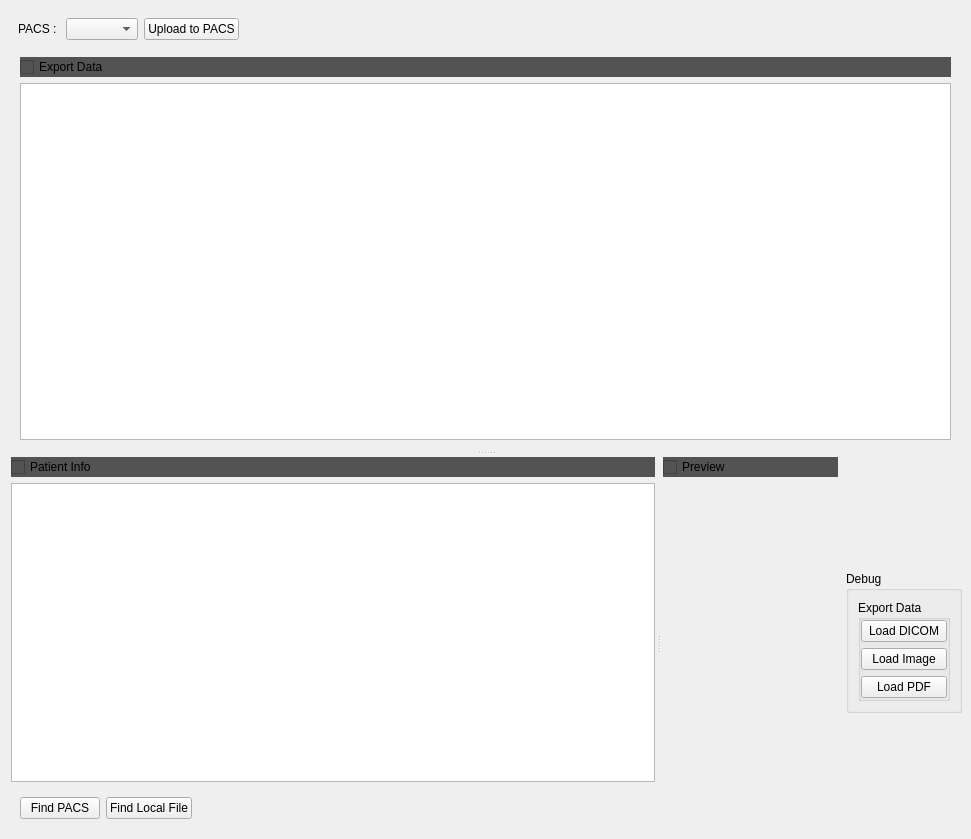
<?xml version="1.0" encoding="UTF-8"?>
<ui version="4.0">
 <class>PACSExportWidget</class>
 <widget class="QWidget" name="PACSExportWidget">
  <property name="geometry">
   <rect>
    <x>0</x>
    <y>0</y>
    <width>971</width>
    <height>839</height>
   </rect>
  </property>
  <property name="windowTitle">
   <string>Form</string>
  </property>
  <layout class="QGridLayout" name="gridLayout">
   <property name="leftMargin">
    <number>0</number>
   </property>
   <property name="topMargin">
    <number>0</number>
   </property>
   <property name="rightMargin">
    <number>0</number>
   </property>
   <property name="bottomMargin">
    <number>0</number>
   </property>
   <property name="spacing">
    <number>0</number>
   </property>
   <item row="0" column="0">
    <widget class="QWidget" name="widget_6" native="true">
     <property name="sizePolicy">
      <sizepolicy hsizetype="Preferred" vsizetype="Preferred">
       <horstretch>0</horstretch>
       <verstretch>1</verstretch>
      </sizepolicy>
     </property>
     <layout class="QVBoxLayout" name="verticalLayout">
      <item alignment="Qt::AlignLeft">
       <widget class="QWidget" name="widget" native="true">
        <property name="sizePolicy">
         <sizepolicy hsizetype="Preferred" vsizetype="Fixed">
          <horstretch>0</horstretch>
          <verstretch>0</verstretch>
         </sizepolicy>
        </property>
        <layout class="QHBoxLayout" name="horizontalLayout_3">
         <item>
          <widget class="QLabel" name="label">
           <property name="sizePolicy">
            <sizepolicy hsizetype="Fixed" vsizetype="Preferred">
             <horstretch>0</horstretch>
             <verstretch>0</verstretch>
            </sizepolicy>
           </property>
           <property name="text">
            <string>PACS : </string>
           </property>
          </widget>
         </item>
         <item>
          <widget class="QComboBox" name="m_cboExportPACSServer"/>
         </item>
         <item>
          <widget class="QPushButton" name="m_btnExportToPACS">
           <property name="sizePolicy">
            <sizepolicy hsizetype="Fixed" vsizetype="Preferred">
             <horstretch>0</horstretch>
             <verstretch>0</verstretch>
            </sizepolicy>
           </property>
           <property name="text">
            <string>Upload to PACS</string>
           </property>
          </widget>
         </item>
        </layout>
       </widget>
      </item>
      <item>
       <widget class="QSplitter" name="m_splitterCenter">
        <property name="orientation">
         <enum>Qt::Vertical</enum>
        </property>
        <widget class="QWidget" name="widget_2" native="true">
         <property name="sizePolicy">
          <sizepolicy hsizetype="Preferred" vsizetype="Preferred">
           <horstretch>0</horstretch>
           <verstretch>2</verstretch>
          </sizepolicy>
         </property>
         <layout class="QHBoxLayout" name="horizontalLayout_2">
          <property name="leftMargin">
           <number>0</number>
          </property>
          <property name="topMargin">
           <number>0</number>
          </property>
          <property name="rightMargin">
           <number>0</number>
          </property>
          <property name="bottomMargin">
           <number>0</number>
          </property>
          <item>
           <widget class="QFrame" name="frame">
            <property name="sizePolicy">
             <sizepolicy hsizetype="Preferred" vsizetype="Preferred">
              <horstretch>4</horstretch>
              <verstretch>1</verstretch>
             </sizepolicy>
            </property>
            <layout class="QHBoxLayout" name="horizontalLayout_5">
             <property name="topMargin">
              <number>0</number>
             </property>
             <item>
              <widget class="QWidget" name="widget_8" native="true">
               <property name="sizePolicy">
                <sizepolicy hsizetype="Preferred" vsizetype="Preferred">
                 <horstretch>2</horstretch>
                 <verstretch>0</verstretch>
                </sizepolicy>
               </property>
               <layout class="QVBoxLayout" name="verticalLayout_6">
                <property name="leftMargin">
                 <number>2</number>
                </property>
                <property name="topMargin">
                 <number>2</number>
                </property>
                <property name="rightMargin">
                 <number>2</number>
                </property>
                <property name="bottomMargin">
                 <number>2</number>
                </property>
                <item>
                 <widget class="QCheckBox" name="checkBox_2">
                  <property name="styleSheet">
                   <string notr="true">QCheckBox {
    background-color : #535353;
}

QCheckBox::indicator {
    image: url(:/Resource/Images/deepcatch/arrow_close_d.png);
}</string>
                  </property>
                  <property name="text">
                   <string>Export Data</string>
                  </property>
                  <property name="checkable">
                   <bool>false</bool>
                  </property>
                 </widget>
                </item>
                <item>
                 <widget class="QTableWidget" name="m_tableExportDataList">
                  <property name="sizePolicy">
                   <sizepolicy hsizetype="Preferred" vsizetype="Preferred">
                    <horstretch>1</horstretch>
                    <verstretch>0</verstretch>
                   </sizepolicy>
                  </property>
                 </widget>
                </item>
               </layout>
              </widget>
             </item>
            </layout>
           </widget>
          </item>
         </layout>
        </widget>
        <widget class="QWidget" name="widget_9" native="true">
         <property name="sizePolicy">
          <sizepolicy hsizetype="Preferred" vsizetype="Preferred">
           <horstretch>0</horstretch>
           <verstretch>3</verstretch>
          </sizepolicy>
         </property>
         <layout class="QHBoxLayout" name="horizontalLayout_4">
          <item>
           <widget class="QSplitter" name="m_splitterBottom">
            <property name="orientation">
             <enum>Qt::Horizontal</enum>
            </property>
            <widget class="QWidget" name="widget_4" native="true">
             <property name="sizePolicy">
              <sizepolicy hsizetype="Preferred" vsizetype="Preferred">
               <horstretch>3</horstretch>
               <verstretch>0</verstretch>
              </sizepolicy>
             </property>
             <layout class="QVBoxLayout" name="verticalLayout_8">
              <property name="leftMargin">
               <number>2</number>
              </property>
              <property name="topMargin">
               <number>2</number>
              </property>
              <property name="rightMargin">
               <number>2</number>
              </property>
              <property name="bottomMargin">
               <number>2</number>
              </property>
              <item>
               <widget class="QCheckBox" name="checkBox_4">
                <property name="styleSheet">
                 <string notr="true">QCheckBox {
    background-color : #535353;
}

QCheckBox::indicator {
    image: url(:/Resource/Images/deepcatch/arrow_close_d.png);
}</string>
                </property>
                <property name="text">
                 <string>Patient Info</string>
                </property>
                <property name="checkable">
                 <bool>false</bool>
                </property>
               </widget>
              </item>
              <item>
               <widget class="QTableWidget" name="m_tableExportPatientInfo">
                <property name="sizePolicy">
                 <sizepolicy hsizetype="Preferred" vsizetype="Preferred">
                  <horstretch>1</horstretch>
                  <verstretch>1</verstretch>
                 </sizepolicy>
                </property>
               </widget>
              </item>
              <item alignment="Qt::AlignLeft">
               <widget class="QWidget" name="widget_3" native="true">
                <layout class="QHBoxLayout" name="horizontalLayout">
                 <item>
                  <widget class="QPushButton" name="m_btnLoadDICOMExportInfo_PACS_Debug">
                   <property name="sizePolicy">
                    <sizepolicy hsizetype="Fixed" vsizetype="Fixed">
                     <horstretch>0</horstretch>
                     <verstretch>0</verstretch>
                    </sizepolicy>
                   </property>
                   <property name="text">
                    <string>Find PACS</string>
                   </property>
                  </widget>
                 </item>
                 <item>
                  <widget class="QPushButton" name="m_btnLoadDICOMExportInfo_Local_Debug">
                   <property name="sizePolicy">
                    <sizepolicy hsizetype="Fixed" vsizetype="Fixed">
                     <horstretch>0</horstretch>
                     <verstretch>0</verstretch>
                    </sizepolicy>
                   </property>
                   <property name="text">
                    <string>Find Local File</string>
                   </property>
                  </widget>
                 </item>
                </layout>
               </widget>
              </item>
             </layout>
            </widget>
            <widget class="QWidget" name="widget_7" native="true">
             <property name="sizePolicy">
              <sizepolicy hsizetype="Preferred" vsizetype="Preferred">
               <horstretch>3</horstretch>
               <verstretch>0</verstretch>
              </sizepolicy>
             </property>
             <layout class="QVBoxLayout" name="verticalLayout_5">
              <property name="leftMargin">
               <number>2</number>
              </property>
              <property name="topMargin">
               <number>2</number>
              </property>
              <property name="rightMargin">
               <number>2</number>
              </property>
              <property name="bottomMargin">
               <number>2</number>
              </property>
              <item>
               <widget class="QCheckBox" name="checkBox">
                <property name="styleSheet">
                 <string notr="true">QCheckBox {
    background-color : #535353;
}

QCheckBox:hover {
    background-color : #484848;
}	

QCheckBox::indicator {
    image: url(:/Resource/Images/deepcatch/arrow_close_d.png);
}

QCheckBox::indicator:hover {
    image: url(:/Resource/Images/deepcatch/arrow_close_h.png);
}

QCheckBox::indicator:checked {
    image: url(:/Resource/Images/deepcatch/arrow_open_d.png);
}

QCheckBox::indicator:checked:hover {
    image: url(:/Resource/Images/deepcatch/arrow_open_h.png);
}</string>
                </property>
                <property name="text">
                 <string>Preview</string>
                </property>
               </widget>
              </item>
              <item>
               <widget class="fm::DicomPreviewWidget" name="m_previewWidget" native="true">
                <property name="sizePolicy">
                 <sizepolicy hsizetype="Ignored" vsizetype="Ignored">
                  <horstretch>0</horstretch>
                  <verstretch>0</verstretch>
                 </sizepolicy>
                </property>
               </widget>
              </item>
             </layout>
            </widget>
           </widget>
          </item>
          <item>
           <widget class="QGroupBox" name="m_groupDebug">
            <property name="sizePolicy">
             <sizepolicy hsizetype="Preferred" vsizetype="Fixed">
              <horstretch>0</horstretch>
              <verstretch>0</verstretch>
             </sizepolicy>
            </property>
            <property name="title">
             <string>Debug</string>
            </property>
            <layout class="QVBoxLayout" name="verticalLayout_4">
             <item>
              <widget class="QWidget" name="widget_5" native="true">
               <layout class="QHBoxLayout" name="horizontalLayout_8">
                <property name="leftMargin">
                 <number>0</number>
                </property>
                <property name="topMargin">
                 <number>0</number>
                </property>
                <property name="rightMargin">
                 <number>0</number>
                </property>
                <property name="bottomMargin">
                 <number>0</number>
                </property>
                <item>
                 <widget class="QGroupBox" name="groupBox_4">
                  <property name="title">
                   <string>Export Data</string>
                  </property>
                  <layout class="QVBoxLayout" name="verticalLayout_3">
                   <property name="leftMargin">
                    <number>0</number>
                   </property>
                   <property name="topMargin">
                    <number>0</number>
                   </property>
                   <property name="rightMargin">
                    <number>0</number>
                   </property>
                   <property name="bottomMargin">
                    <number>0</number>
                   </property>
                   <item>
                    <widget class="QPushButton" name="m_btnLoadExportData_DICOM_Debug">
                     <property name="text">
                      <string>Load DICOM</string>
                     </property>
                    </widget>
                   </item>
                   <item>
                    <widget class="QPushButton" name="m_btnLoadExportData_Image_Debug">
                     <property name="text">
                      <string>Load Image</string>
                     </property>
                    </widget>
                   </item>
                   <item>
                    <widget class="QPushButton" name="m_btnLoadExportData_PDF_Debug">
                     <property name="text">
                      <string>Load PDF</string>
                     </property>
                    </widget>
                   </item>
                  </layout>
                 </widget>
                </item>
               </layout>
              </widget>
             </item>
            </layout>
           </widget>
          </item>
         </layout>
        </widget>
       </widget>
      </item>
     </layout>
    </widget>
   </item>
  </layout>
 </widget>
 <customwidgets>
  <customwidget>
   <class>fm::DicomPreviewWidget</class>
   <extends>QWidget</extends>
   <header>filemanager/appcore/UI/dicompreviewwidget.h</header>
   <container>1</container>
  </customwidget>
 </customwidgets>
 <resources>
  <include location="../../../Resource.qrc"/>
  <include location="../MainWindow.qrc"/>
 </resources>
 <connections/>
</ui>
